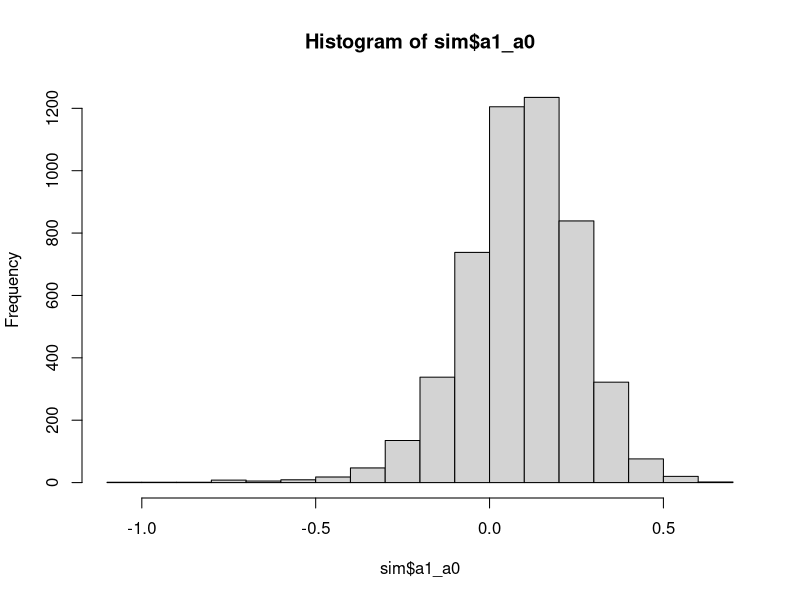
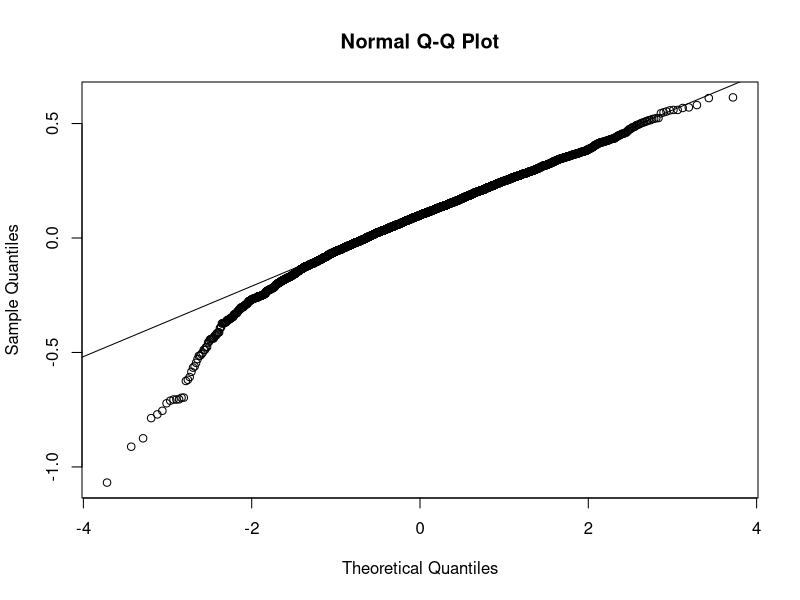
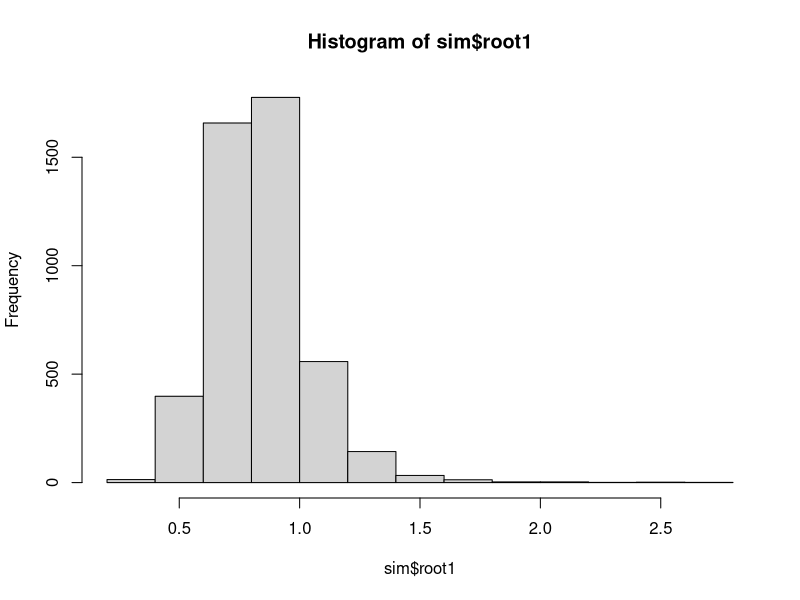
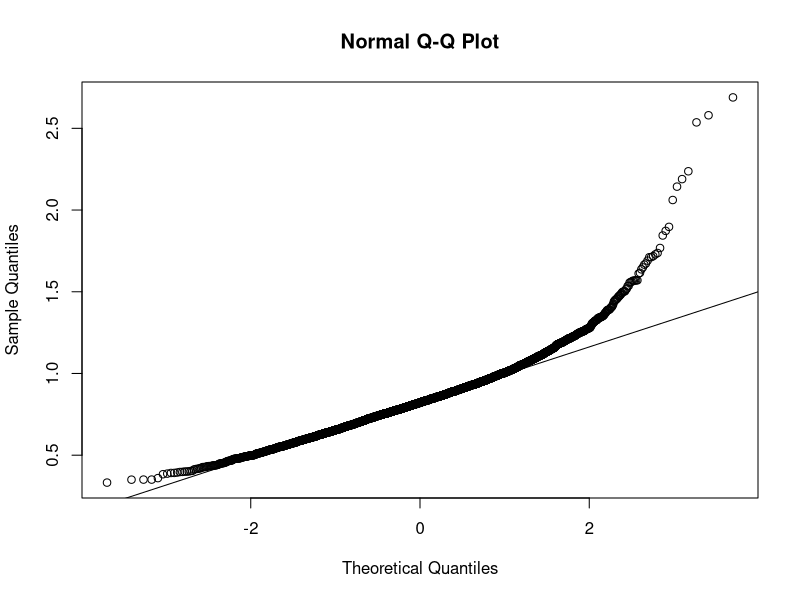
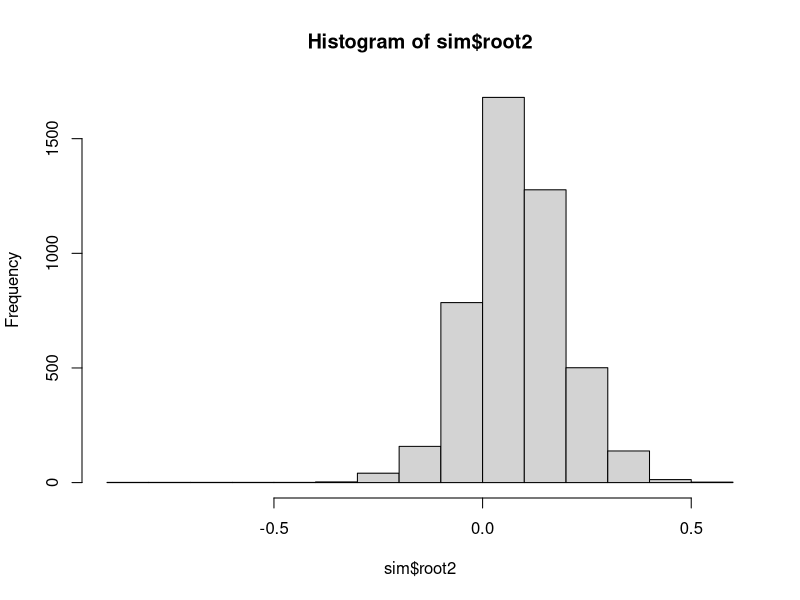
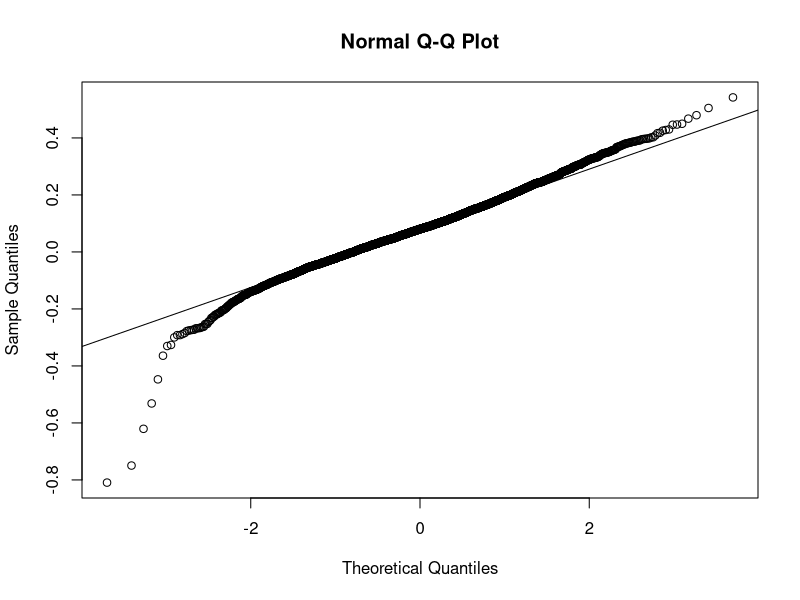

The R source for these figures, in order:
# A selection model with randomly assigned offer of treatment
# and non-differential measurement error
dgp <- function(a0, a1, b = 2, c = 0.5, g0 = -1, g1 = 5, s_noise = 1,
                s_ability = 1, q = 0.5, n = 200){
  
  z <- rbinom(n, 1, q) #offer of treatment
  ability <- rnorm(n, 0, s_ability)
  xstar <- as.numeric(g0 + g1 * z + ability > 0) #select into treatment
  e <- rnorm(n, 0, s_noise) + ability
  y <- c + b * xstar + e
  #mis-classification
  x <- (1 - xstar) * rbinom(n, 1, a0) + xstar * rbinom(n, 1, 1 - a1) 
  return(data.frame(x, y, z))
}

# Calculate various estimators 
est <- function(inData){
  OLS <- with(inData, cov(x,y)/var(x))
  IV <- with(inData, cov(z,y)/cov(z,x))
  dat0 <- subset(inData, z == 0)
  dat1 <- subset(inData, z == 1)
  p1_hat <- mean(dat1$x) 
  p0_hat <- mean(dat0$x) 
  W <- IV
  Dy2 <- mean(dat1$y^2) - mean(dat0$y^2)
  DyT <- mean(dat1$y * dat1$x) - mean(dat0$y * dat0$x)
  R <- (Dy2 - 2 * W * DyT) / (W * (p1_hat - p0_hat))
  a1_a0 <- 1 + R/W 
  Dy3 <- mean(dat1$y^3) - mean(dat0$y^3)
  Dy2T <- mean(dat1$y^2 * dat1$x) - mean(dat0$y^2 * dat0$x)
  S <- (Dy3 - 3 * W * (Dy2T + R * DyT)) / (W * (p1_hat - p0_hat))
  term1 <- -0.5 * R/W
  disc <- sqrt(3 * R^2 - 2 * S)
  term2 <- 0.5 * disc/W
  root1 <- term1 + term2
  root2 <- term1 - term2
  out <- c(OLS, IV, a1_a0, root1, root2)
  names(out) <- c("OLS", "IV", "a1_a0", "root1", "root2")
  return(out)
}

set.seed(8372)
sim <- t(replicate(5000, est(dgp(0.1, 0.2))))
sim <- as.data.frame(sim)
mean(sim$a1_a0)
hist(sim$a1_a0)
quantile(sim$a1_a0, c(0.05, 0.95))
qqnorm(sim$a1_a0)
qqline(sim$a1_a0)
mean(sim$root1, na.rm = TRUE)
mean(sim$root2, na.rm = TRUE)
hist(sim$root1)
qqnorm(sim$root1)
qqline(sim$root1)
hist(sim$root2)
qqnorm(sim$root2)
qqline(sim$root2)
